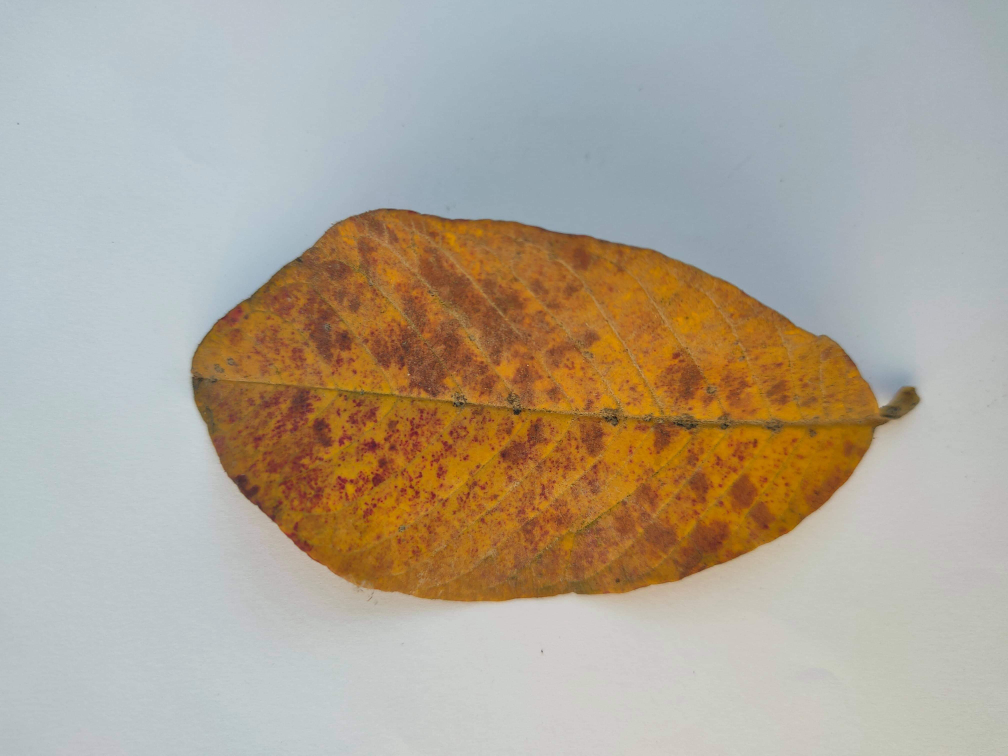
#> input picture Graph/leafspot.jpeg, 4032 x 3024 px, found by its file name (shown at 1/4 size)
$ python histagram.py
#> lines starting #> are read from the running program, lines starting #| are printed output that depends on the picture
import numpy as np
import cv2 as cv
from matplotlib import pyplot as plt
# plt.rcParams["figure.figsize"] = [12, 6]
plt.rcParams.update({'font.size': 11})
plt.rcParams["font.family"] = "Times New Roman"
img_size = 224
# img = np.zeros((500,500), np.uint8)
img = cv.imread("Leafspot.jpeg")
#> img is the input picture: shape (3024, 4032, 3); mean B, G, R 151.4, 166, 175.8
img2 = cv.resize(img, (img_size, img_size))
cv.imshow("img", img2)
plt.hist(img2.ravel(), 256, [0, 256])
plt.xlabel('pixel')
plt.ylabel("intensity")
plt.savefig('LeafHista.jpg')
#> figure, not shown here; tallest bar 4926 high, from x = 200 to 201
plt.show()

img = cv.imread("Sound.jpg")
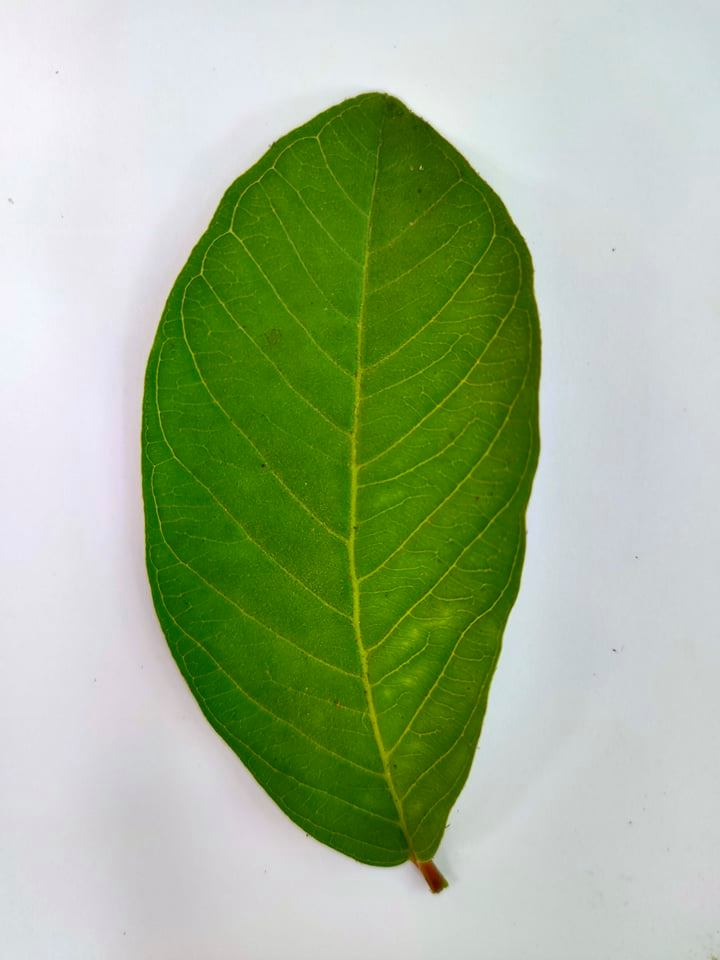
#> input picture Graph/sound.jpg, 720 x 960 px, found by its file name
#> img is the input picture: shape (960, 720, 3); mean B, G, R 146.4, 181.3, 162.5
img2 = cv.resize(img, (img_size, img_size))
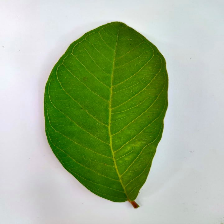
#> img2: shape (224, 224, 3); mean B, G, R 146.4, 181.2, 162.4
cv.imshow("img", img2)
plt.hist(img2.ravel(), 256, [0, 256])
plt.xlabel('pixel')
plt.ylabel("intensity")
plt.savefig('SoundHista.jpg')
#> figure, not shown here; tallest bar 7310 high, from x = 0 to 1
plt.show()


img = cv.imread("Rust.jpeg")
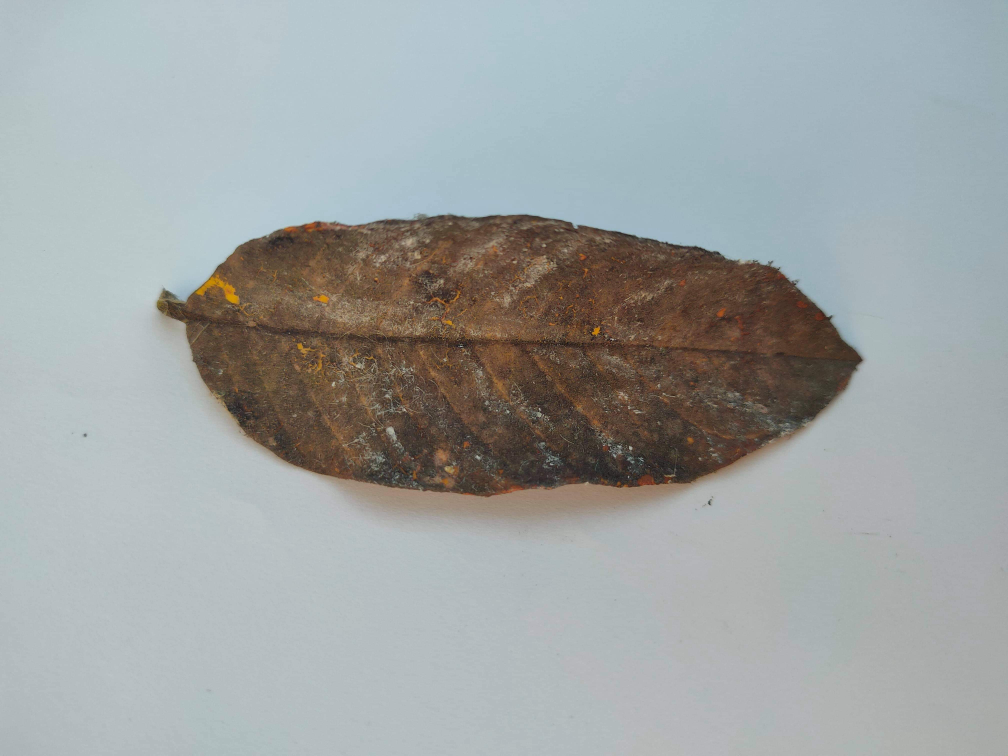
#> input picture Graph/Rust.jpeg, 4032 x 3024 px (shown at 1/4 size)
#> img is the input picture: shape (3024, 4032, 3); mean B, G, R 163.9, 163.9, 159.2
img2 = cv.resize(img, (img_size, img_size))
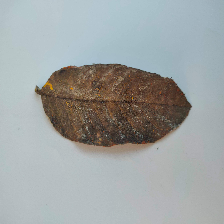
#> img2: shape (224, 224, 3); mean B, G, R 163.9, 163.9, 159.2
cv.imshow("img", img2)
plt.hist(img2.ravel(), 256, [0, 256])
plt.xlabel('pixel')
plt.ylabel("intensity")
plt.savefig('RustHista.jpg')
#> figure, not shown here; tallest bar 4983 high, from x = 181 to 182
plt.show()


img = cv.imread("whitefly.jpeg")
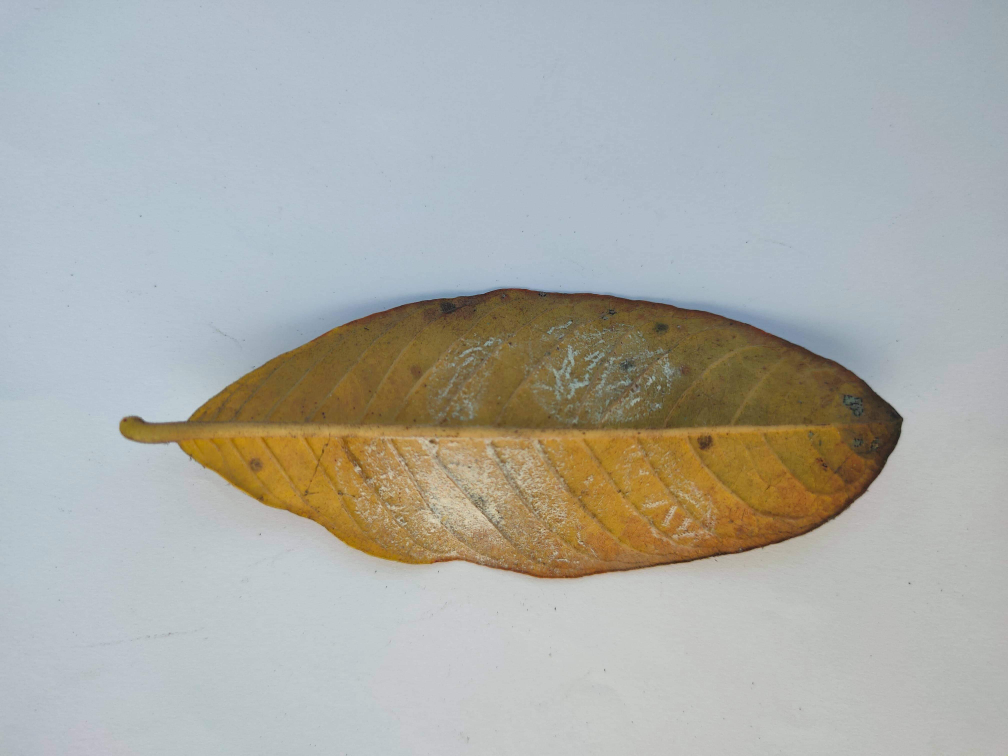
#> input picture Graph/whitefly.jpeg, 4032 x 3024 px (shown at 1/4 size)
#> img is the input picture: shape (3024, 4032, 3); mean B, G, R 169.1, 173.6, 172.3
img2 = cv.resize(img, (img_size, img_size))
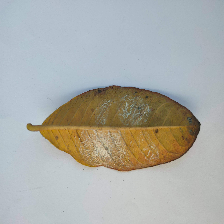
#> img2: shape (224, 224, 3); mean B, G, R 169.1, 173.6, 172.2
cv.imshow("img", img2)
plt.hist(img2.ravel(), 256, [0, 256])
plt.xlabel('pixel')
plt.ylabel("intensity")
plt.savefig('whiteflyHista.jpg')
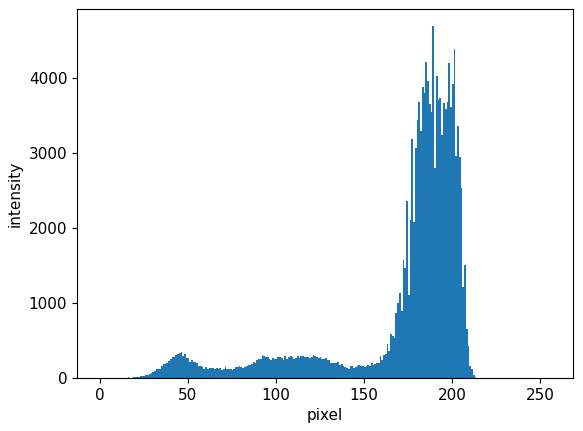
#> figure drawn by matplotlib, 1 panel; tallest bar 4686 high, from x = 189 to 190
plt.show()
